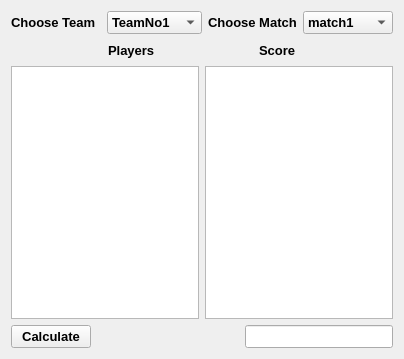
<?xml version="1.0" encoding="UTF-8"?>
<ui version="4.0">
 <class>Form</class>
 <widget class="QWidget" name="Form">
  <property name="geometry">
   <rect>
    <x>0</x>
    <y>0</y>
    <width>404</width>
    <height>359</height>
   </rect>
  </property>
  <property name="font">
   <font>
    <family>Arial</family>
    <pointsize>10</pointsize>
    <weight>75</weight>
    <bold>true</bold>
   </font>
  </property>
  <property name="windowTitle">
   <string>Form</string>
  </property>
  <layout class="QVBoxLayout" name="verticalLayout">
   <item>
    <layout class="QHBoxLayout" name="horizontalLayout">
     <item>
      <widget class="QLabel" name="label_5">
       <property name="text">
        <string>Choose Team</string>
       </property>
      </widget>
     </item>
     <item>
      <widget class="QComboBox" name="comboBox">
       <item>
        <property name="text">
         <string>TeamNo1</string>
        </property>
       </item>
       <item>
        <property name="text">
         <string>TeamNo2</string>
        </property>
       </item>
       <item>
        <property name="text">
         <string>TeamNo3</string>
        </property>
       </item>
       <item>
        <property name="text">
         <string>TeamNo4</string>
        </property>
       </item>
       <item>
        <property name="text">
         <string>TeamNo5</string>
        </property>
       </item>
       <item>
        <property name="text">
         <string>TeamNo6</string>
        </property>
       </item>
       <item>
        <property name="text">
         <string>TeamNo7</string>
        </property>
       </item>
       <item>
        <property name="text">
         <string>TeamNo8</string>
        </property>
       </item>
       <item>
        <property name="text">
         <string>TeamNo9</string>
        </property>
       </item>
       <item>
        <property name="text">
         <string>TeamNo10</string>
        </property>
       </item>
       <item>
        <property name="text">
         <string/>
        </property>
       </item>
      </widget>
     </item>
     <item>
      <widget class="QLabel" name="label_2">
       <property name="text">
        <string>Choose Match</string>
       </property>
      </widget>
     </item>
     <item>
      <widget class="QComboBox" name="comboBox_2">
       <item>
        <property name="text">
         <string>match1</string>
        </property>
       </item>
      </widget>
     </item>
    </layout>
   </item>
   <item>
    <layout class="QHBoxLayout" name="horizontalLayout_2">
     <item>
      <spacer name="horizontalSpacer_2">
       <property name="orientation">
        <enum>Qt::Horizontal</enum>
       </property>
       <property name="sizeHint" stdset="0">
        <size>
         <width>40</width>
         <height>20</height>
        </size>
       </property>
      </spacer>
     </item>
     <item>
      <widget class="QLabel" name="label_6">
       <property name="text">
        <string>Players</string>
       </property>
      </widget>
     </item>
     <item>
      <spacer name="horizontalSpacer">
       <property name="orientation">
        <enum>Qt::Horizontal</enum>
       </property>
       <property name="sizeHint" stdset="0">
        <size>
         <width>40</width>
         <height>20</height>
        </size>
       </property>
      </spacer>
     </item>
     <item>
      <widget class="QLabel" name="label_">
       <property name="text">
        <string>Score</string>
       </property>
      </widget>
     </item>
     <item>
      <spacer name="horizontalSpacer_3">
       <property name="orientation">
        <enum>Qt::Horizontal</enum>
       </property>
       <property name="sizeHint" stdset="0">
        <size>
         <width>40</width>
         <height>20</height>
        </size>
       </property>
      </spacer>
     </item>
    </layout>
   </item>
   <item>
    <layout class="QHBoxLayout" name="horizontalLayout_3">
     <item>
      <widget class="QListWidget" name="listWidget"/>
     </item>
     <item>
      <spacer name="horizontalSpacer_4">
       <property name="orientation">
        <enum>Qt::Horizontal</enum>
       </property>
       <property name="sizeHint" stdset="0">
        <size>
         <width>40</width>
         <height>20</height>
        </size>
       </property>
      </spacer>
     </item>
     <item>
      <spacer name="horizontalSpacer_10">
       <property name="orientation">
        <enum>Qt::Horizontal</enum>
       </property>
       <property name="sizeHint" stdset="0">
        <size>
         <width>40</width>
         <height>20</height>
        </size>
       </property>
      </spacer>
     </item>
     <item>
      <spacer name="horizontalSpacer_9">
       <property name="orientation">
        <enum>Qt::Horizontal</enum>
       </property>
       <property name="sizeHint" stdset="0">
        <size>
         <width>40</width>
         <height>20</height>
        </size>
       </property>
      </spacer>
     </item>
     <item>
      <spacer name="horizontalSpacer_12">
       <property name="orientation">
        <enum>Qt::Horizontal</enum>
       </property>
       <property name="sizeHint" stdset="0">
        <size>
         <width>40</width>
         <height>20</height>
        </size>
       </property>
      </spacer>
     </item>
     <item>
      <spacer name="horizontalSpacer_11">
       <property name="orientation">
        <enum>Qt::Horizontal</enum>
       </property>
       <property name="sizeHint" stdset="0">
        <size>
         <width>40</width>
         <height>20</height>
        </size>
       </property>
      </spacer>
     </item>
     <item>
      <spacer name="horizontalSpacer_8">
       <property name="orientation">
        <enum>Qt::Horizontal</enum>
       </property>
       <property name="sizeHint" stdset="0">
        <size>
         <width>40</width>
         <height>20</height>
        </size>
       </property>
      </spacer>
     </item>
     <item>
      <spacer name="horizontalSpacer_7">
       <property name="orientation">
        <enum>Qt::Horizontal</enum>
       </property>
       <property name="sizeHint" stdset="0">
        <size>
         <width>40</width>
         <height>20</height>
        </size>
       </property>
      </spacer>
     </item>
     <item>
      <spacer name="horizontalSpacer_5">
       <property name="orientation">
        <enum>Qt::Horizontal</enum>
       </property>
       <property name="sizeHint" stdset="0">
        <size>
         <width>40</width>
         <height>20</height>
        </size>
       </property>
      </spacer>
     </item>
     <item>
      <widget class="QListWidget" name="listWidget_2"/>
     </item>
    </layout>
   </item>
   <item>
    <layout class="QHBoxLayout" name="horizontalLayout_4">
     <item>
      <widget class="QPushButton" name="pushButton">
       <property name="text">
        <string>Calculate</string>
       </property>
      </widget>
     </item>
     <item>
      <spacer name="horizontalSpacer_6">
       <property name="orientation">
        <enum>Qt::Horizontal</enum>
       </property>
       <property name="sizeHint" stdset="0">
        <size>
         <width>40</width>
         <height>20</height>
        </size>
       </property>
      </spacer>
     </item>
     <item>
      <widget class="QLineEdit" name="lineEdit"/>
     </item>
    </layout>
   </item>
  </layout>
 </widget>
 <resources/>
 <connections/>
</ui>
